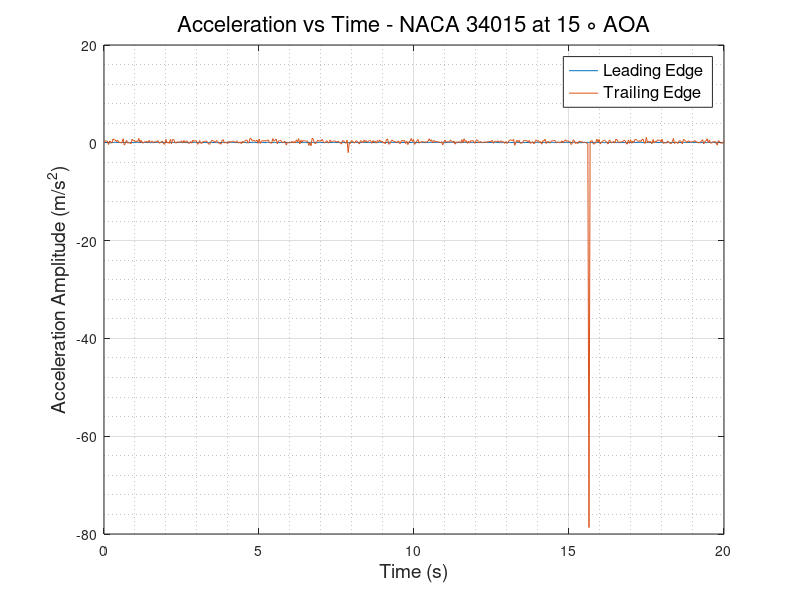
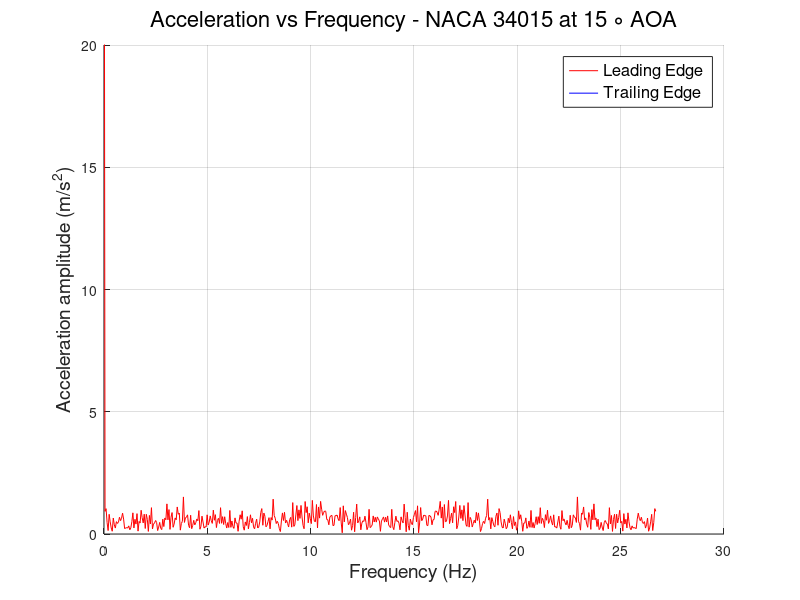

These charts were generated, in order, by the following MATLAB code:
clc
clear
close all
%% READING ACCELEROMETER DATA and defining Variables
                        % LEADING EDGE %
data   = xlsread('LE_500rpm.csv');
LE_time   = data(:,1);
LE_X_acc  = data(:,2);
LE_Y_acc  = data(:,3);
LE_Z_acc  = data(:,4);
% LE_R_acc  = sqrt(LE_X_acc.^2 + LE_Y_acc.^2 + LE_Z_acc.^2);
% plot(LE_time,LE_R_acc)
N      = numel(LE_time);
Ts     = abs(diff(LE_time(1:2)));
fs     = 1/Ts;
f_axis = [0:N-1]*fs/N;
A_freq_LE = fft(LE_Z_acc);
figure(1) 
plot(LE_time,LE_Z_acc)
hold on
figure(2)
hold on
plot(f_axis,abs(A_freq_LE),'-r','LineWidth',0.5)
grid on 
grid minor
                        % TRAILING EDGE %
data   = xlsread('TE_500rpm.csv');
TE_time   = data(:,1);
TE_X_acc  = data(:,2);
TE_Y_acc  = data(:,3);
TE_Z_acc  = data(:,4);
TE_R_acc  = sqrt(TE_X_acc.^2 + TE_Y_acc.^2 + TE_Z_acc.^2);
% plot(TE_time,TE_R_acc)
N      = numel(TE_time);
Ts     = abs(diff(TE_time(1:2)));
fs     = 1/Ts;
f_axis = [0:N-1]*fs/N;
A_freq_TE = fft(TE_Z_acc);
figure(1)
plot(TE_time, TE_Z_acc)
grid on
grid minor
xlabel('Time (s)','FontSize',14,'FontWeight','normal')
ylabel('Acceleration Amplitude (m/s^2)','FontSize',14,'FontWeight','normal')
legend ('Leading Edge','Trailing Edge','FontSize',12,'FontWeight','normal')
title('Acceleration vs Time - NACA 34015 at 15 \circ AOA','FontSize',16,'FontWeight','normal')
% ylim([0.5 2])
figure(2)
plot(f_axis,abs(A_freq_TE),'-b','LineWidth',0.5)
grid on 
grid minor
ylabel('Acceleration amplitude (m/s^2)','FontSize',14,'FontWeight','normal')
xlabel('Frequency (Hz)','FontSize',14,'FontWeight','normal')
ylim([0 20])
legend ('Leading Edge','Trailing Edge','FontSize',12,'FontWeight','normal')
title('Acceleration vs Frequency - NACA 34015 at 15 \circ AOA','FontSize',16,'FontWeight','normal')